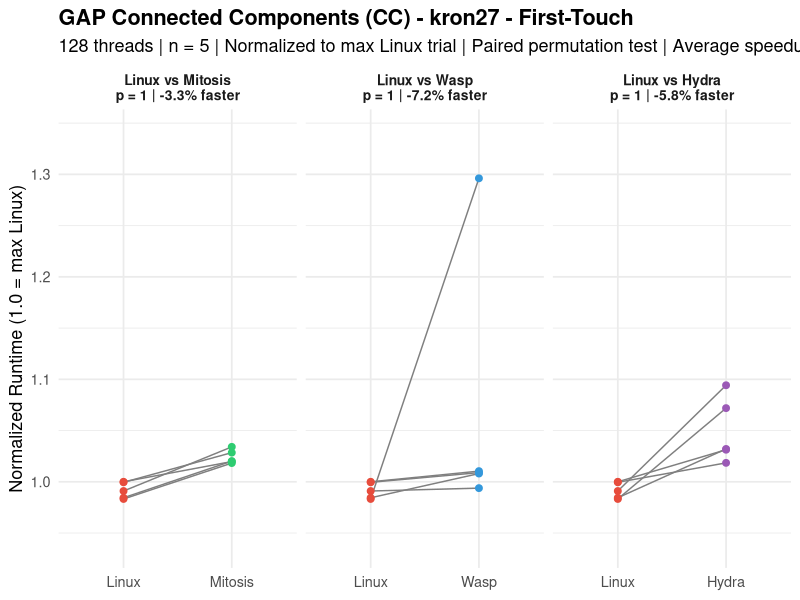
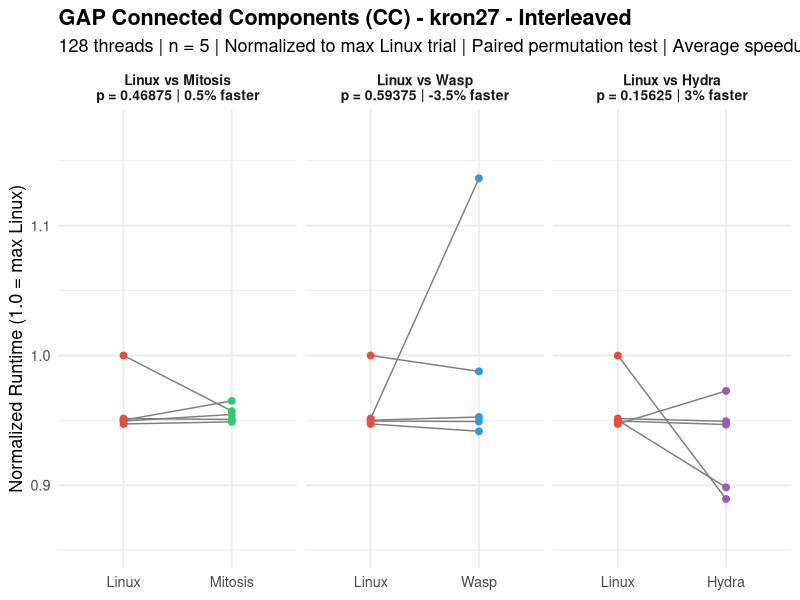
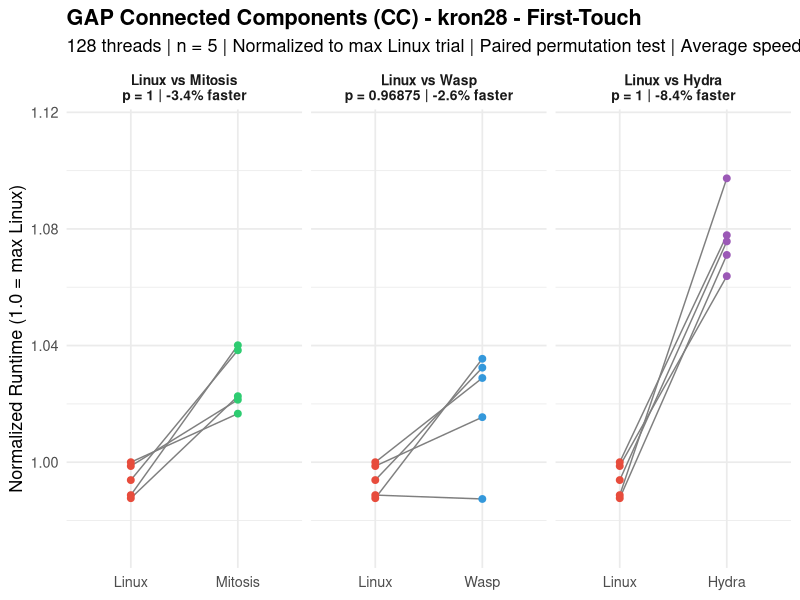
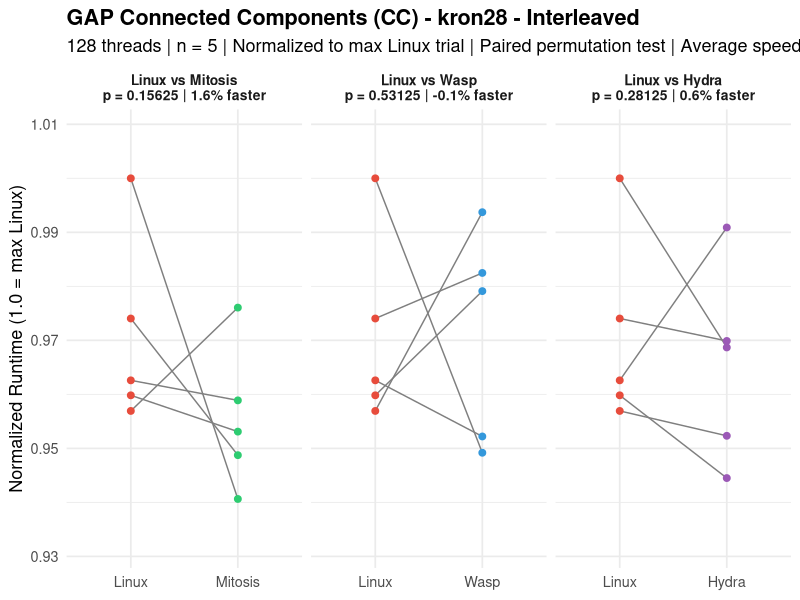
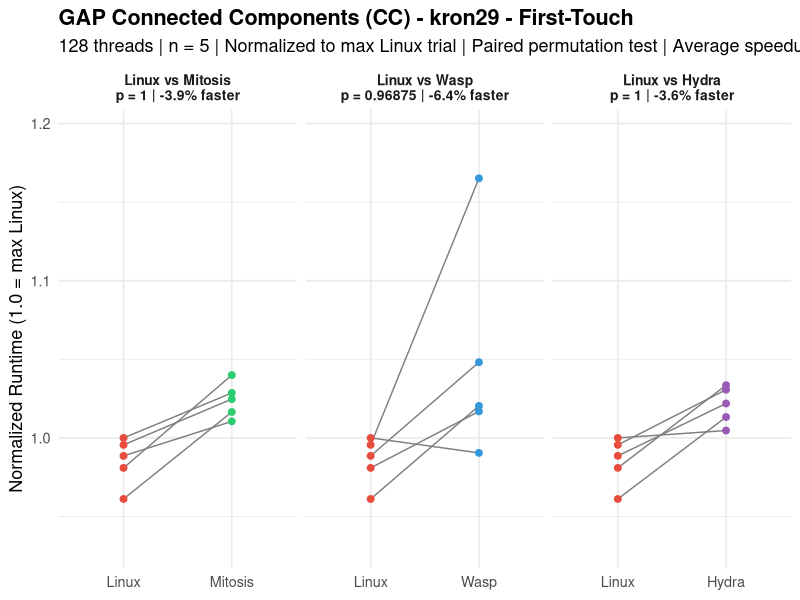
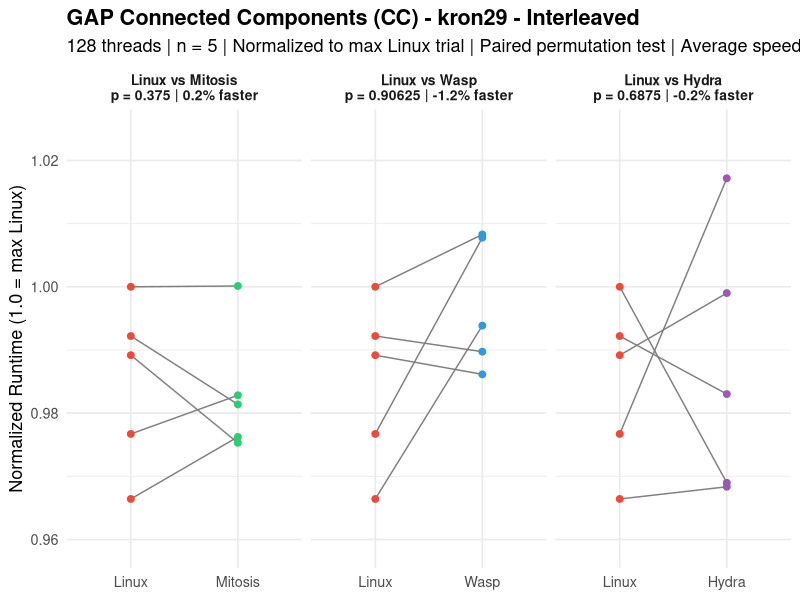
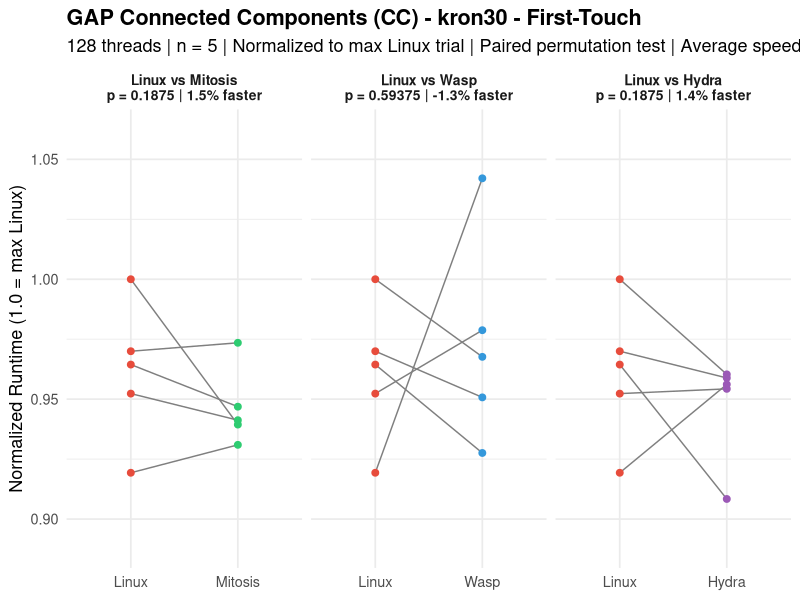
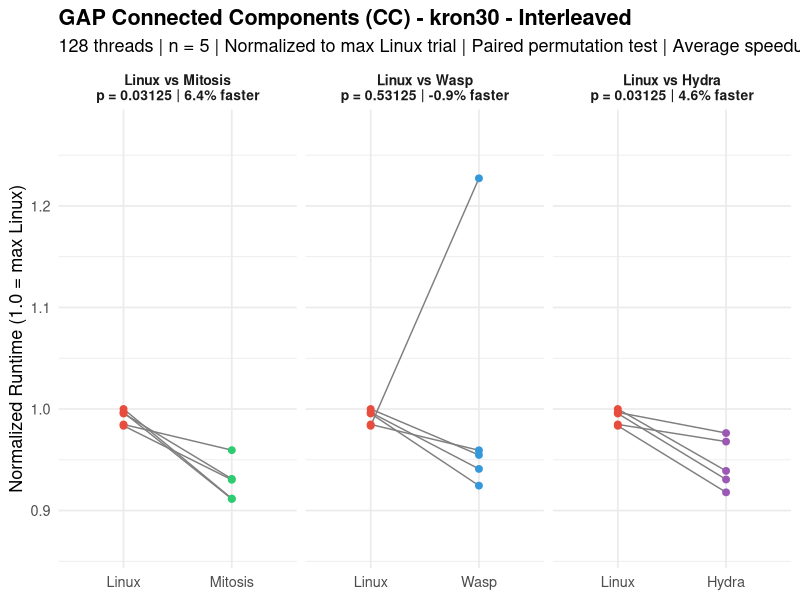

Generate these figures, in order, with R:
###############################################################################
###                              cc.R                                       ###
###############################################################################

library(ggplot2)

# =============================================================================
# RAW DATA: Trial Times (seconds) – Connected Components (bench_cc_mt)
# 128 threads, n=5, repl_order_9 for Hydra
# Source: rawdata.txt
# =============================================================================

data <- list(
  # --- LINUX First-Touch ---
  linux_ft_kron27  = c(0.33432, 0.33719, 0.33736, 0.33210, 0.33170),
  linux_ft_kron28  = c(0.60428, 0.61037, 0.60743, 0.60363, 0.61118),
  linux_ft_kron29  = c(1.21015, 1.20480, 1.19634, 1.16316, 1.18709),
  linux_ft_kron30  = c(2.09808, 2.21373, 2.17341, 2.28224, 2.20104),
  linux_ft_uni27   = c(1.18827, 1.16887, 1.15323, 1.15058, 1.17195),
  linux_ft_uni28   = c(2.45903, 2.49955, 2.56540, 2.55408, 2.52200),
  linux_ft_uni29   = c(5.47980, 5.45273, 5.55925, 5.50595, 5.45401),
  linux_ft_uni30   = c(12.10859, 12.12118, 12.08304, 12.19501, 12.17252),
  linux_ft_twitter = c(0.18231, 0.17170, 0.17307, 0.17776, 0.17210),
  linux_ft_web     = c(0.12921, 0.11152, 0.14532, 0.11367, 0.13373),
  linux_ft_road    = c(0.03938, 0.04308, 0.04179, 0.04394, 0.04215),
  
  # --- LINUX Interleaved ---
  linux_il_kron27  = c(0.25568, 0.26908, 0.25490, 0.25550, 0.25602),
  linux_il_kron28  = c(0.46972, 0.47812, 0.47114, 0.47250, 0.49086),
  linux_il_kron29  = c(0.92636, 0.91469, 0.93650, 0.92920, 0.90505),
  linux_il_kron30  = c(1.87866, 1.88115, 1.90174, 1.90381, 1.91024),
  linux_il_uni27   = c(0.76189, 0.73479, 0.74908, 0.74255, 0.73844),
  linux_il_uni28   = c(1.74240, 1.75118, 1.75498, 1.74074, 1.75582),
  linux_il_uni29   = c(4.10651, 4.04614, 4.06896, 4.08327, 4.06141),
  linux_il_uni30   = c(9.35257, 9.35723, 9.36331, 9.35796, 9.46177),
  linux_il_twitter = c(0.13059, 0.13006, 0.13119, 0.12852, 0.12938),
  linux_il_web     = c(0.07028, 0.06937, 0.06963, 0.06934, 0.06867),
  linux_il_road    = c(0.02967, 0.03030, 0.03044, 0.04164, 0.03055),
  
  # --- MITOSIS Replicated ---
  mitosis_ft_kron27  = c(0.34886, 0.34696, 0.34402, 0.34417, 0.34352),
  mitosis_ft_kron28  = c(0.63570, 0.62427, 0.63464, 0.62502, 0.62136),
  mitosis_ft_kron29  = c(1.24479, 1.24005, 1.22290, 1.23012, 1.25852),
  mitosis_ft_kron30  = c(2.12465, 2.22176, 2.14811, 2.14393, 2.16096),
  mitosis_ft_uni27   = c(1.25579, 1.21579, 1.28107, 1.23458, 1.25247),
  mitosis_ft_uni28   = c(2.54689, 2.49474, 2.47363, 2.51197, 2.49002),
  mitosis_ft_uni29   = c(6.02214, 5.81009, 5.98436, 5.90102, 5.89157),
  mitosis_ft_uni30   = c(13.26237, 13.32196, 13.18052, 13.27089, 13.21549),
  mitosis_ft_twitter = c(0.18049, 0.17791, 0.18010, 0.17678, 0.17723),
  mitosis_ft_web     = c(0.12836, 0.11718, 0.11773, 0.12013, 0.11819),
  mitosis_ft_road    = c(0.04078, 0.04251, 0.04212, 0.04227, 0.04184),
  
  # --- MITOSIS Replicated+Interleaved ---
  mitosis_il_kron27  = c(0.25968, 0.25756, 0.25533, 0.25687, 0.25584),
  mitosis_il_kron28  = c(0.47911, 0.46570, 0.46784, 0.47068, 0.46172),
  mitosis_il_kron29  = c(0.91337, 0.92042, 0.93662, 0.91907, 0.91425),
  mitosis_il_kron30  = c(1.77704, 1.83280, 1.77881, 1.74097, 1.74171),
  mitosis_il_uni27   = c(0.74402, 0.74084, 0.74025, 0.73736, 0.74931),
  mitosis_il_uni28   = c(1.73375, 1.74838, 1.73782, 1.74728, 1.74103),
  mitosis_il_uni29   = c(4.02504, 4.04885, 4.05882, 4.07201, 4.03096),
  mitosis_il_uni30   = c(9.31540, 9.35624, 9.29052, 9.26697, 9.34132),
  mitosis_il_twitter = c(0.13144, 0.13206, 0.13004, 0.12971, 0.12970),
  mitosis_il_web     = c(0.06971, 0.06858, 0.06930, 0.06887, 0.06879),
  mitosis_il_road    = c(0.03096, 0.03015, 0.03020, 0.03045, 0.03063),
  
  # --- WASP First-Touch ---
  wasp_ft_kron27  = c(0.33527, 0.34038, 0.34087, 0.34007, 0.43727),
  wasp_ft_kron28  = c(0.60347, 0.62062, 0.63099, 0.63286, 0.62883),
  wasp_ft_kron29  = c(1.19862, 1.40999, 1.26841, 1.23482, 1.23059),
  wasp_ft_kron30  = c(2.37828, 2.16981, 2.23374, 2.20839, 2.11691),
  wasp_ft_uni27   = c(1.11689, 1.11587, 1.12409, 1.12318, 1.11606),
  wasp_ft_uni28   = c(2.55775, 2.52966, 2.53246, 2.52459, 2.47480),
  wasp_ft_uni29   = c(5.46369, 5.69698, 5.72876, 5.72185, 5.70470),
  wasp_ft_uni30   = c(13.00939, 12.94447, 12.68042, 12.82998, 12.62236),
  wasp_ft_twitter = c(0.18163, 0.17186, 0.17432, 0.17254, 0.17664),
  wasp_ft_web     = c(0.12749, 0.11511, 0.11400, 0.11412, 0.11218),
  wasp_ft_road    = c(0.05861, 0.04301, 0.04140, 0.04249, 0.04187),
  
  # --- WASP Interleaved ---
  wasp_il_kron27  = c(0.25634, 0.26579, 0.25337, 0.25540, 0.30581),
  wasp_il_kron28  = c(0.48778, 0.48226, 0.48061, 0.46740, 0.46592),
  wasp_il_kron29  = c(0.92352, 0.94378, 0.94426, 0.92688, 0.93075),
  wasp_il_kron30  = c(2.34424, 1.83257, 1.76604, 1.79748, 1.82377),
  wasp_il_uni27   = c(0.73522, 0.73883, 0.74124, 0.73380, 0.74116),
  wasp_il_uni28   = c(1.87841, 1.74229, 1.73700, 1.75124, 1.75105),
  wasp_il_uni29   = c(4.11585, 4.03830, 4.03221, 4.06124, 4.05638),
  wasp_il_uni30   = c(9.29679, 9.28747, 9.32106, 9.32014, 9.37765),
  wasp_il_twitter = c(0.12882, 0.13339, 0.12998, 0.13955, 0.12865),
  wasp_il_web     = c(0.07056, 0.07019, 0.06941, 0.06937, 0.07045),
  wasp_il_road    = c(0.02987, 0.03020, 0.03050, 0.03047, 0.03095),
  
  # --- HYDRA Replicated (repl_order_9) ---
  hydra_ft_kron27  = c(0.36914, 0.34359, 0.34791, 0.34817, 0.36161),
  hydra_ft_kron28  = c(0.67069, 0.65018, 0.65746, 0.65463, 0.65877),
  hydra_ft_kron29  = c(1.21586, 1.24727, 1.23666, 1.22624, 1.25073),
  hydra_ft_kron30  = c(2.18219, 2.18830, 2.17792, 2.19172, 2.07314),
  hydra_ft_uni27   = c(1.18717, 1.21247, 1.20780, 1.20146, 1.21323),
  hydra_ft_uni28   = c(2.49349, 2.49622, 2.50323, 2.50483, 2.50630),
  hydra_ft_uni29   = c(5.71528, 5.79724, 5.88380, 5.78073, 5.76615),
  hydra_ft_uni30   = c(13.02523, 13.16519, 13.24926, 13.48782, 13.07836),
  hydra_ft_twitter = c(0.18016, 0.17822, 0.17699, 0.17940, 0.17606),
  hydra_ft_web     = c(0.11971, 0.11806, 0.13615, 0.11644, 0.13770),
  hydra_ft_road    = c(0.03986, 0.04351, 0.04288, 0.04293, 0.04314),
  
  # --- HYDRA Replicated+Interleaved (repl_order_9) ---
  hydra_il_kron27  = c(0.24175, 0.23935, 0.26174, 0.25478, 0.25545),
  hydra_il_kron28  = c(0.46746, 0.47608, 0.46362, 0.48639, 0.47549),
  hydra_il_kron29  = c(0.93557, 0.95258, 0.90745, 0.92060, 0.90686),
  hydra_il_kron30  = c(1.75343, 1.84890, 1.77762, 1.86501, 1.79378),
  hydra_il_uni27   = c(0.74274, 0.73695, 0.73650, 0.74413, 0.73997),
  hydra_il_uni28   = c(1.75516, 1.77303, 1.74849, 1.74639, 1.73972),
  hydra_il_uni29   = c(4.04427, 4.04295, 4.05114, 4.02582, 4.05104),
  hydra_il_uni30   = c(9.39343, 9.34908, 9.33556, 9.32547, 9.36958),
  hydra_il_twitter = c(0.13787, 0.13057, 0.13137, 0.13000, 0.12967),
  hydra_il_web     = c(0.06916, 0.06829, 0.06829, 0.06842, 0.06892),
  hydra_il_road    = c(0.03005, 0.03039, 0.04955, 0.03045, 0.03059)
)

# =============================================================================
# PAIRED PERMUTATION TEST (exact, one-sided: Linux slower → diff > 0)
# =============================================================================

perm_test <- function(baseline, treatment) {
  d <- baseline - treatment
  obs <- mean(d)
  n <- length(d)
  perm_stats <- numeric(2^n)
  for (i in 0:(2^n - 1)) {
    signs <- 2 * as.integer(intToBits(i)[1:n]) - 1
    perm_stats[i + 1] <- mean(signs * abs(d))
  }
  p <- mean(perm_stats >= obs)
  return(list(obs = obs, p = p))
}

# =============================================================================
# RUN ALL TESTS
# =============================================================================

graphs <- c("kron27", "kron28", "kron29", "kron30",
            "uni27", "uni28", "uni29", "uni30",
            "twitter", "web", "road")
policies <- c("ft", "il")
policy_labels <- c(ft = "First-Touch", il = "Interleaved")
systems <- c("mitosis", "wasp", "hydra")

results <- data.frame()

pdf("cc_mt.pdf", width = 10, height = 5)

for (graph in graphs) {
  for (pol in policies) {
    linux_key <- paste0("linux_", pol, "_", graph)
    for (sys in systems) {
      sys_key <- paste0(sys, "_", pol, "_", graph)
      res <- perm_test(data[[linux_key]], data[[sys_key]])
      results <- rbind(results, data.frame(
        Graph = graph,
        Policy = policy_labels[pol],
        Comparison = paste("Linux vs", tools::toTitleCase(sys)),
        MeanDiff = round(res$obs, 5),
        p_value = res$p,
        stringsAsFactors = FALSE
      ))
    }
  }
}

# Print results table
cat("\n====== PAIRED PERMUTATION TEST RESULTS (exact, one-sided) ======\n")
cat("Connected Components (bench_cc_mt)\n")
cat("128 threads | 5 trials | repl_order_9 for Hydra\n\n")
print(results, row.names = FALSE)

# Count significant results
cat("\n\nSignificant (p < 0.05):", sum(results$p_value < 0.05), "of", nrow(results), "\n")
cat("Non-significant (p >= 0.05):", sum(results$p_value >= 0.05), "of", nrow(results), "\n")

# =============================================================================
# PLOTS: One per graph per policy, with 3 facets (Mitosis, WASP, Hydra)
# =============================================================================

for (graph in graphs) {
  for (pol in policies) {
    linux_key <- paste0("linux_", pol, "_", graph)
    max_linux <- max(data[[linux_key]])
    df_list <- list()
    
    for (sys in systems) {
      sys_key <- paste0(sys, "_", pol, "_", graph)
      res <- perm_test(data[[linux_key]], data[[sys_key]])
      sys_label <- tools::toTitleCase(sys)
      pct <- round(res$obs / mean(data[[linux_key]]) * 100, 1)
      label <- paste0("Linux vs ", sys_label,
                      "\np = ", res$p,
                      " | ", pct, "% faster")
      df_list[[sys]] <- data.frame(
        Trial = rep(1:5, 2),
        Zeit = c(data[[linux_key]] / max_linux, data[[sys_key]] / max_linux),
        Bedingung = factor(rep(c("Linux", sys_label), each = 5),
                           levels = c("Linux", sys_label)),
        Vergleich = label
      )
    }
    
    df <- do.call(rbind, df_list)
    df$Vergleich <- factor(df$Vergleich, levels = unique(df$Vergleich))
    
    # Compute y-axis limits with padding for better spread
    y_min <- min(df$Zeit)
    y_max <- max(df$Zeit)
    y_pad <- (y_max - y_min) * 0.15
    
    p <- ggplot(df, aes(x = Bedingung, y = Zeit)) +
      geom_line(aes(group = Trial), color = "gray50", linewidth = 0.5) +
      geom_point(aes(color = Bedingung), size = 2) +
      scale_color_manual(values = c("Linux" = "#E74C3C",
                                    "Mitosis" = "#2ECC71",
                                    "Wasp" = "#3498DB",
                                    "Hydra" = "#9B59B6")) +
      coord_cartesian(ylim = c(y_min - y_pad, y_max + y_pad)) +
      facet_wrap(~ Vergleich, scales = "free_x") +
      labs(
        title = paste0("GAP Connected Components (CC) - ",
                       graph, " - ", policy_labels[pol]),
        subtitle = "128 threads | n = 5 | Normalized to max Linux trial | Paired permutation test | Average speedup",
        x = NULL,
        y = "Normalized Runtime (1.0 = max Linux)"
      ) +
      theme_minimal(base_size = 13) +
      theme(legend.position = "none",
            plot.title = element_text(face = "bold"),
            strip.text = element_text(face = "bold", size = 10))
    
    print(p)
  }
}

dev.off()
cat("Saved all plots to cc_mt.pdf\n")
